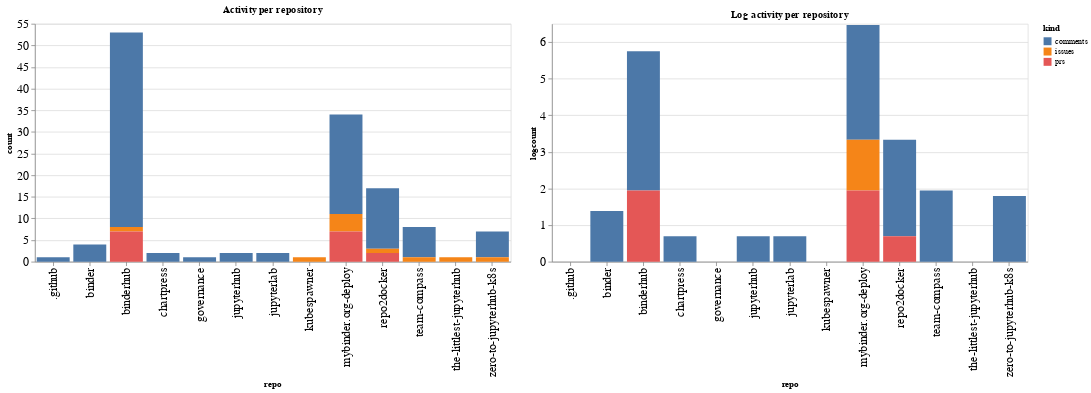

Here is the notebook cell this chart was saved with:
### Code cell
ch1 = alt.Chart(repo_summaries, width=600, title="Activity per repository").mark_bar().encode(
    x='repo',
    y='count',
    color='kind',
    tooltip="kind"
)

ch2 = alt.Chart(repo_summaries, width=600, title="Log activity per repository").mark_bar().encode(
    x='repo',
    y='logcount',
    color='kind',
    tooltip="kind"
)

ch1 | ch2

### Figure 1 — Vega-Lite specification as saved in the notebook (floating-point values rounded to 4 significant figures)
{"config": {"axisLeft": {"labelFontSize": 15}, "axisBottom": {"labelFontSize": 15}}, "hconcat": [{"mark": "bar", "encoding": {"color": {"type": "nominal", "field": "kind"}, "tooltip": {"type": "nominal", "field": "kind"}, "x": {"type": "nominal", "field": "repo"}, "y": {"type": "quantitative", "field": "count"}}, "title": "Activity per repository", "width": 600}, {"mark": "bar", "encoding": {"color": {"type": "nominal", "field": "kind"}, "tooltip": {"type": "nominal", "field": "kind"}, "x": {"type": "nominal", "field": "repo"}, "y": {"type": "quantitative", "field": "logcount"}}, "title": "Log activity per repository", "width": 600}], "data": {"name": "data-d21ccbfac00fd0c623185928f83c5418"}, "$schema": "https://vega.github.io/schema/vega-lite/v4.8.1.json", "datasets": {"data-d21ccbfac00fd0c623185928f83c5418": [{"repo": ".github", "kind": "comments", "count": 1, "logcount": 0.0}, {"repo": "binder", "kind": "comments", "count": 4, "logcount": 1.386}, {"repo": "binderhub", "kind": "comments", "count": 45, "logcount": 3.807}, {"repo": "binderhub", "kind": "issues", "count": 1, "logcount": 0.0}, {"repo": "binderhub", "kind": "prs", "count": 7, "logcount": 1.946}, {"repo": "chartpress", "kind": "comments", "count": 2, "logcount": 0.6931}, {"repo": "governance", "kind": "comments", "count": 1, "logcount": 0.0}, {"repo": "jupyterhub", "kind": "comments", "count": 2, "logcount": 0.6931}, {"repo": "jupyterlab", "kind": "comments", "count": 2, "logcount": 0.6931}, {"repo": "kubespawner", "kind": "issues", "count": 1, "logcount": 0.0}, {"repo": "mybinder.org-deploy", "kind": "comments", "count": 23, "logcount": 3.135}, {"repo": "mybinder.org-deploy", "kind": "issues", "count": 4, "logcount": 1.386}, {"repo": "mybinder.org-deploy", "kind": "prs", "count": 7, "logcount": 1.946}, {"repo": "repo2docker", "kind": "comments", "count": 14, "logcount": 2.639}, {"repo": "repo2docker", "kind": "issues", "count": 1, "logcount": 0.0}, {"repo": "repo2docker", "kind": "prs", "count": 2, "logcount": 0.6931}, {"repo": "team-compass", "kind": "comments", "count": 7, "logcount": 1.946}, {"repo": "team-compass", "kind": "issues", "count": 1, "logcount": 0.0}, {"repo": "the-littlest-jupyterhub", "kind": "issues", "count": 1, "logcount": 0.0}, {"repo": "zero-to-jupyterhub-k8s", "kind": "comments", "count": 6, "logcount": 1.792}, {"repo": "zero-to-jupyterhub-k8s", "kind": "issues", "count": 1, "logcount": 0.0}]}}
